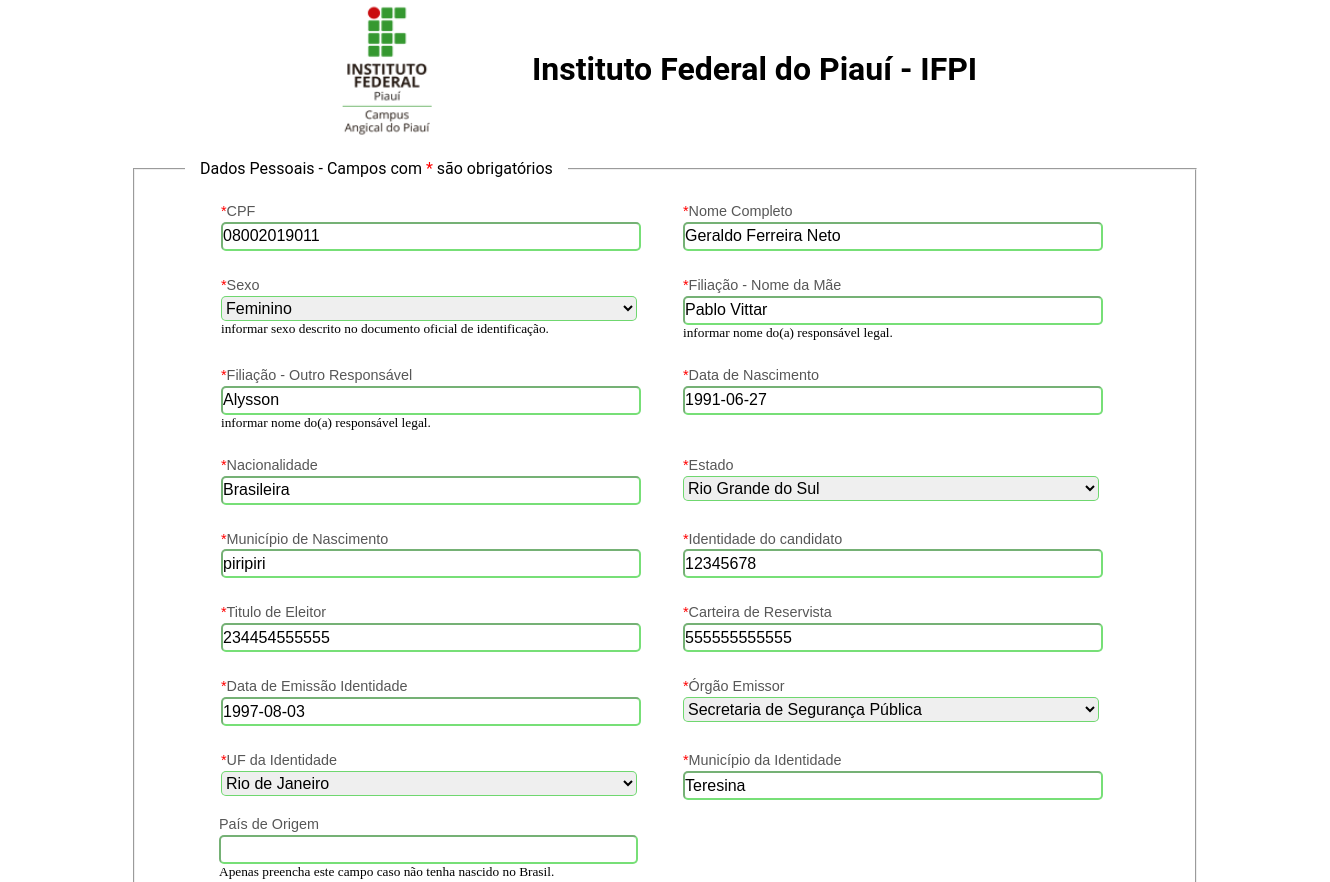
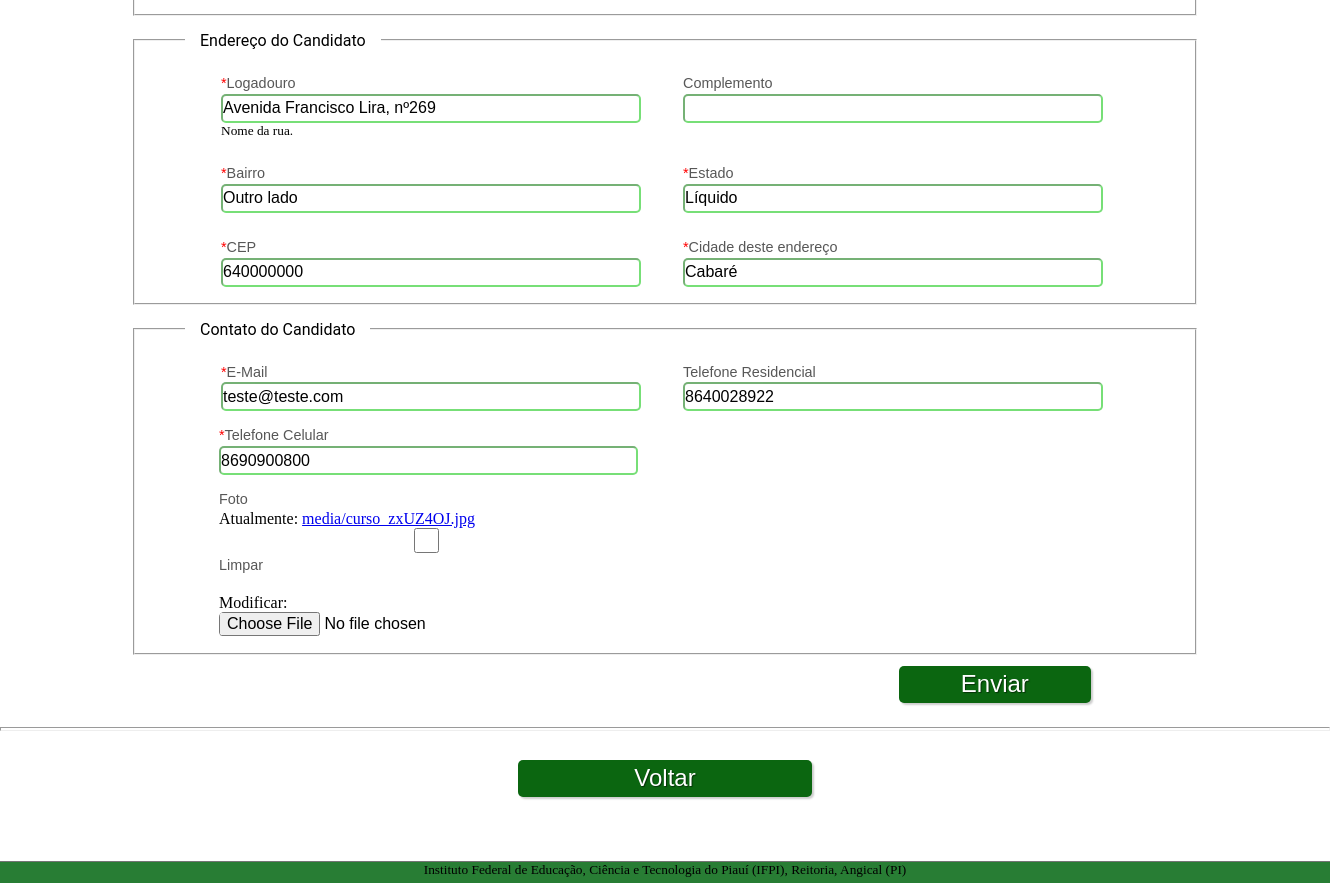
Page /editar/ (signed in) on the committed database (2 pictures, top to bottom).
### extensao/models.py (models this page shows, shortened)
class Participante(models.Model):
	usuario = models.OneToOneField(User, related_name='usuario', on_delete=models.PROTECT)
	nome = models.CharField('Nome Completo', max_length=100)
	cpf = models.CharField('CPF', max_length=11)
	sexo = models.CharField('Sexo', choices=sexo_opções, max_length=9)
	nome_mae = models.CharField('Filiação - Nome da Mãe', max_length=100)
	responsavel = models.CharField('Filiação - Outro Responsável',
								   max_length=100)
	data_nascimento = models.DateField('Data de Nascimento', )
	nacionalidade = models.CharField('Nacionalidade', max_length=100)
	estado_nascimento = models.CharField('Estado Nascimento',
										 choices=uf_opções, max_length=100)
	municipio_nascimento = models.CharField('Minicípio de Nascimento',
											max_length=100)
	identidade_candidato = models.CharField('Identidade do candidato',
											max_length=100)
	titulo = models.CharField('Título de Eleitor', max_length=12)
	reservista = models.CharField('Carteira de Reservista', max_length=12)
	data_identidade = models.DateField('Data de Emissão Identidade')
	orgao_emissor = models.CharField('Órgão Emissor',
									 choices=orgao_emissor_opções, max_length=100)
	uf_identidade = models.CharField('UF da Identidade',
									 choices=uf_opções, max_length=100)
	municipio_identidade = models.CharField('Município da Identidade',
											max_length=100)
	pais_origem = models.CharField('País de Origem', max_length=100, blank=True)
	logradouro = models.CharField('Logradouro', max_length=100)
	complemento = models.CharField('Complemento', max_length=100, blank=True)
	bairro = models.CharField('Bairro', max_length=100)
	estado = models.CharField('Estado', max_length=100)
	cidade_endereco = models.CharField('Cidade deste endereço', max_length=100)
	cep = models.CharField('CEP', max_length=9)
	email = models.EmailField('E-Mail', max_length=100)
	telefone_residencial = models.CharField('Telefone Residencial', max_length=15, blank=True)
	telefone_celular = models.CharField('Telefone Celular', max_length=15)
	foto_perfil =models.ImageField(upload_to='media', blank=True)
	criado = models.DateTimeField(auto_now_add=True)
	modificado = models.DateTimeField(auto_now=True)

### extensao/views.py (the view)
# urls.py: path('editar/', views.editar, name='editar'),
def editar(request):
    usuario = User.objects.get(username=request.user)
    editado = Participante.objects.filter(usuario=usuario).first()
    form = EditarParticipanteForm(request.POST, request.FILES or None, instance=editado)
    if request.method == "POST" and "FILES":
       if form.is_valid():
            form.save()
            messages.warning(request, 'Alterado com sucesso! Voltar para a página inicial',
            extra_tags='editado10')
    else:
        form = EditarParticipanteForm(instance=editado)
        form.fields["cpf"].widget.attrs['readonly'] = True
        form.fields["usuario"].widget.attrs['readonly'] = True
        form.fields["municipio_nascimento"].widget.attrs['readonly'] = True
        form.fields["foto_perfil"].widget.attrs['readonly'] = True
    return render(request, 'extensao/editar.html', {'form': form})

### extensao/forms.py
class EditarParticipanteForm(forms.ModelForm):
	class Meta:
		model = Participante
		fields = '__all__'
		widgets = {'usuario': forms.HiddenInput()}

### extensao/templates/extensao/editar.html (shortened to what this page needs)
{% load static %}
<!DOCTYPE html>
<html>
<head>
    <link rel="stylesheet" href="{% static 'css/cadastro.css' %}">
</head>
<body>
    <header>
        <div class="header-img">
            <img src="/media/copy2_of_topo_ifpi_angical.png" alt="">
        </div>
        <div class="header-h1">
             <h1>Instituto Federal do Piauí - IFPI</h1>
        </div>
    </header>
    {% if user.is_authenticated %}
    <form action="{% url 'editar' %}" method="POST" enctype="multipart/form-data">
        <fieldset>
            <legend class="p">Dados Pessoais - Campos com <span>*</span> são obrigatórios</legend>
                <div class="linhas">
                    <div class="campo">
                        <label for="id_cpf"><span>*</span>CPF</label>
                         {{ form.cpf }}
                    </div>
                    <div class="campo">
                        <label for="id_nome"><span>*</span>Nome Completo</label>
                        {{ form.nome }}
                    </div>
                </div>
                <div class="linhas">
                    <div class="campo">
                        <label for="id_sexo"><span>*</span>Sexo</label>
                        {{ form.sexo }}
                        <p>informar sexo descrito no documento oficial de identificação.</p>
                    </div>
                    <div class="campo">
                        <label for="id_nome_mae"><span>*</span>Filiação - Nome da Mãe</label>
                        {{ form.nome_mae }}
                        <p>informar nome do(a) responsável legal.</p>
                    </div>
                </div>
                <div class="linhas">
                    <div class="campo">
                        <label for="id_responsavel"><span>*</span>Filiação - Outro Responsável</label>
                        {{ form.responsavel }}
                        <p>informar nome do(a) responsável legal.</p>
                    </div>
                    <div class="campo">
                        <label for="id_data_nascimento"><span>*</span>Data de Nascimento</label>
                        {{ form.data_nascimento }}
                    </div>
                </div>
                <div class="linhas">
                    <div class="campo">
                        <label for="id_nacionalidade"><span>*</span>Nacionalidade</label>
                        {{ form.nacionalidade }}
                    </div>
                    <div class="campo">
                        <label for="id_estado_nascimento"><span>*</span>Estado</label>
                        {{ form.estado_nascimento }}
                    </div>
                </div>
                <div class="linhas">
                    <div class="campo">
                        <label for="id_municipio_nascimento"><span>*</span>Município de Nascimento</label>
                        {{ form.municipio_nascimento }}
                    </div>
                    <div class="campo">
                        <label for="id_identidade_candidato"><span>*</span>Identidade do candidato</label>
                        {{ form.identidade_candidato }}
                    </div>
                </div>
                <div class="linhas">
                    <div class="campo">
                        <label for="id_titulo"><span>*</span>Titulo de Eleitor</label>
                        {{ form.titulo }}
                    </div>
                    <div class="campo">
                        <label for="id_reservista"><span>*</span>Carteira de Reservista</label>
                        {{ form.reservista }}
                    </div>
                </div>
                <div class="linhas">
                    <div class="campo">
                            <label for="id_data_identidade"><span>*</span>Data de Emissão Identidade</label>
                            {{ form.data_identidade }}
                    </div>
                    <div class="campo">
                        <label for="id_orgao_emissor"><span>*</span>Órgão Emissor</label>
                        {{ form.orgao_emissor }}
                    </div>
                </div>
                <div class="linhas">
                    <div class="campo">
                        <label for="id_uf_identidade"><span>*</span>UF da Identidade</label>
                        {{ form.uf_identidade }}
                    </div>
                    <div class="campo">
                        <label for="id_municipio_identidade"><span>*</span>Município da Identidade</label>
                       {{ form.municipio_identidade }}
                    </div>
                </div>
                <div class="campoPais">
                    <label for="id_pais_origem">País de Origem</label>
                    {{ form.pais_origem }}
                    <p>Apenas preencha este campo caso não tenha nascido no Brasil.</p>
                </div>
        </fieldset>
        <fieldset>
            <legend class="p">Endereço do Candidato</legend>
                <div class="linhas">
                    <div class="campo">
                        <label for="id_logradouro"><span>*</span>Logadouro</label>
                        {{ form.logradouro }}
                        <p>Nome da rua.</p>
                    </div>
                    <div class="campo">
                        <label for="id_complemento">Complemento</label>
                        {{ form.complemento }}
                    </div>
                </div>
                <div class="linhas">
                        <div class="campo">
                            <label for="id_bairro"><span>*</span>Bairro</label>
                            {{ form.bairro }}
                        </div>
                    <div class="campo">
                        <label for="id_estado"><span>*</span>Estado</label>
                        {{ form.estado }}
                    </div>
                </div>
                <div class="linhas">
                        <div class="campo">
                            <label for="id_cep"><span>*</span>CEP</label>
                            {{ form.cep }}
                        </div>
                        <div class="campo">
                        <label for="id_cidade_endereco"><span>*</span>Cidade deste endereço</label>
                            {{ form.cidade_endereco }}
                        </div>
                </div>
        </fieldset>
        <fieldset>
            <legend class="p">Contato do Candidato</legend>
                <div class="linhas">
                    <div class="campo">
                        <label for="id_email"><span>*</span>E-Mail</label>
                        {{ form.email }}
                    </div>
                    <div class="campo">
                        <label for="id_telefone_residencial">Telefone Residencial</label>
                        {{ form.telefone_residencial }}
                    </div>
                </div>
                <div class="campoPais">
                    <label for="id_telefone_celular"><span>*</span>Telefone Celular</label>
                    {{ form.telefone_celular }}
                </div>
                <div class="campoPais">
                    <label for="id_foto_perfil">Foto</label>
                    {{ form.foto_perfil }}
                </div>
        </fieldset>
        <div class="btn" >
            <button class="botao submit" type="submit" name="submit">Enviar</button>
        </div>
    </form>
    <hr style="color:green; height: 2px; margin: 0% 0% 1% 0%;">
     <div class="voltar">
             <a class="botao" href= "{% url 'home' %}">Voltar</a>
     </div>
    {% else %}
        <div class="link">
            <a href="{% url 'login' %}">Você precisa está logado no sistema</a>
        </div>
    {% endif %}
    <footer>
        <div class="footer">
            <div class="linhaf"></div>
            <p class="p">Instituto Federal de Educação, Ciência e Tecnologia do Piauí (IFPI), Reitoria, Angical (PI)</p>
        </div>
    </footer>
</body>
</html>

### extensao/static/css/cadastro.css (style rules this page uses)
* { margin: 0; padding: 0; }
.linhas { display: flex; flex-direction: row; padding:10px 0px 0px 36px; }
form { padding: 0% 10% 0% 10%; }
input, select, button { font-family: sans-serif; font-size: 1em; }
.campo { margin-bottom: 1em; width: 50%; }
.campoPais { margin: 0px 0px 1em 34px; width: 48%; }
label { font-size: 0.9em; font-family: sans-serif; margin-bottom: 0.2em; color: rgb(87, 87, 87); display: block; }
fieldset { padding:0px 50px 0px 50px; }
.campo select option { padding-right: 1em; }
input { width: 90%; border-color: rgba(8, 197, 8, 0.548); height: 25px; border-radius: 5px; }
p { font-size: 10pt; }
footer { text-align: center; font-size: 0.8em; background-color: rgba(14, 110, 27, 0.89); padding-bottom: 5px; height: 10%; }
.linhaf { width: 100%; height: 1px; background-color: rgb(116, 116, 116); }
.btn { display: flex; flex-direction: row-reverse; padding-right: 10%; margin-top: 1%; }
.voltar { display: flex; justify-content: center; padding:15px 10% 0% 0%; width:100%; margin-bottom: 3%; }
select { width: 90%; height: 25px; border-color: rgba(8, 197, 8, 0.548); border-radius: 5px; }
legend { font-size: 1.0em; font-family: Roboto, sans-serif; padding: 15px 15px; }
.botao { font-family: sans-serif; font-size: 1.5em; background: rgb(11, 102, 16); border: 0; margin-bottom: 1em; color: #FFF; padding: 0.2em 0.6em; box-shadow: 2px 2px 2px rgba(0,0,0,0.2); text-shadow: 1px 1px 1px rgba(0,0,0,0.5); border-radius: 5px; width:20%; text-align: center; text-decoration:none; }
.botao, select, label.checkbox { cursor: pointer; }
header { display: flex; flex-direction: row; }
.header-h1 { width: 60%; }
.header-img { width: 40%; }
.header-h1 h1 { font-family: Roboto, sans-serif; padding-top: 50px; font-size: 2.0em; }
.header-img img { width: 165px; height: 140px; margin-left:57%; }
span { color: red; }

### rows in the picture
Participante: cpf "08002019011", nome "Geraldo Ferreira Neto", sexo "Feminino", nome_mae "Pablo Vittar", responsavel "Alysson", data_nascimento "1991-06-27", nacionalidade "Brasileira", estado_nascimento "Rio Grande do Sul", municipio_nascimento "piripiri", identidade_candidato "12345678", titulo "234454555555", reservista "555555555555", data_identidade "1997-08-03", orgao_emissor "Secretaria de Segurança Pública", uf_identidade "Rio de Janeiro", municipio_identidade "Teresina", logradouro "Avenida Francisco Lira, nº269", bairro "Outro lado", estado "Líquido", cep "640000000", cidade_endereco "Cabaré", email "teste@teste.com", telefone_residencial "8640028922", telefone_celular "8690900800"
